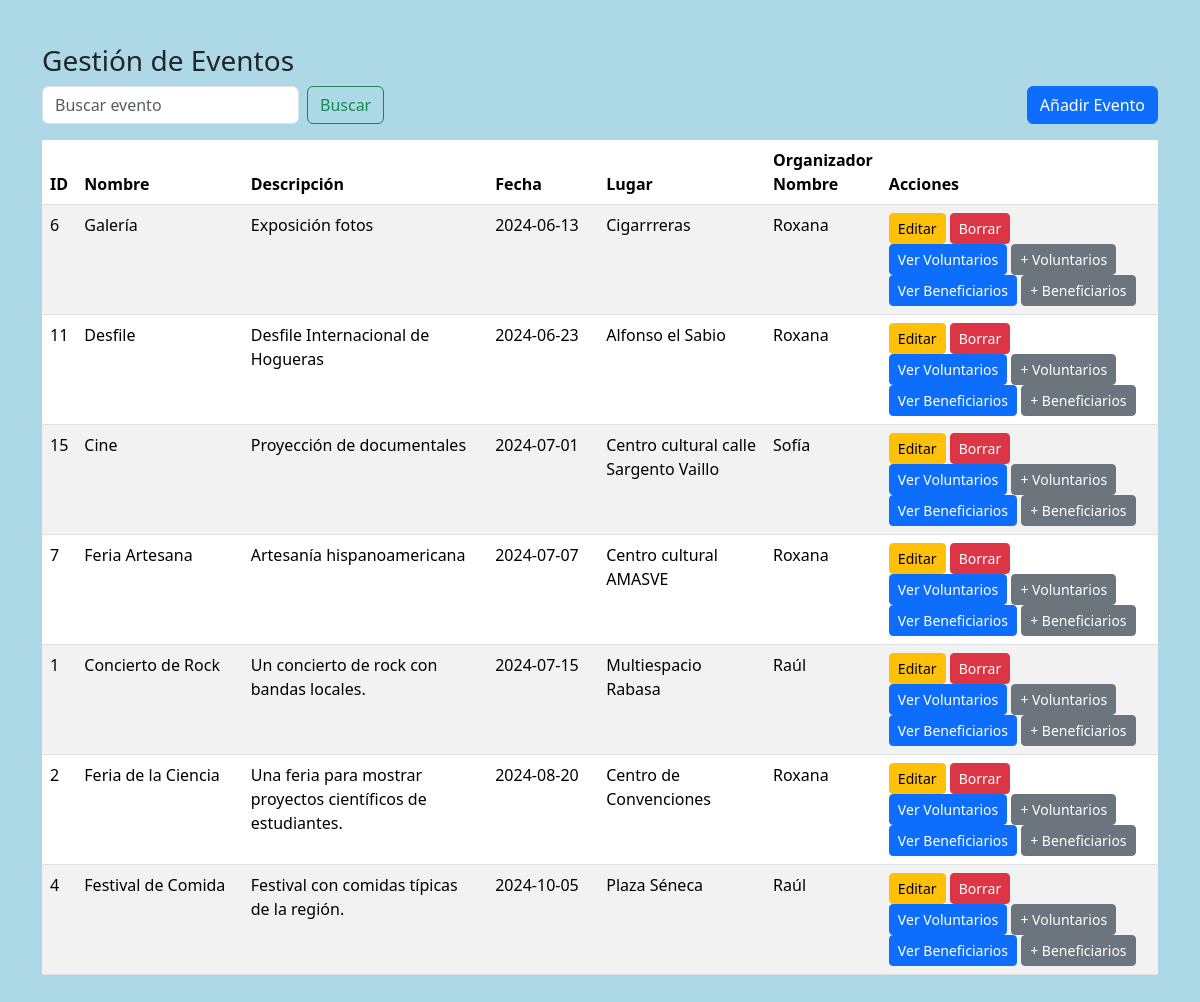
/paginas/eventos.php (signed in), run on the app's committed database.
### tables this page shows
CREATE TABLE `eventos` (
  `id` int(11) NOT NULL,
  `nombre` varchar(100) NOT NULL,
  `descripcion` text DEFAULT NULL,
  `fecha` date NOT NULL,
  `lugar` varchar(255) DEFAULT NULL,
  `organizador_id` int(11) DEFAULT NULL
);

CREATE TABLE `voluntarios` (
  `id` int(5) NOT NULL,
  `numero_identificacion` varchar(20) NOT NULL,
  `nombres` varchar(100) NOT NULL,
  `apellidos` varchar(100) NOT NULL,
  `telefono` varchar(9) NOT NULL,
  `email` varchar(100) NOT NULL,
  `localidad` varchar(100) NOT NULL
);

### paginas/eventos.php (the view, shortened to what this page needs)
<?php
include '../lib/conexion_db.php';
$search = '';
$query = "SELECT e.id, e.nombre, e.descripcion, e.fecha, e.lugar, v.nombres AS organizador_nombre
          FROM eventos e
          LEFT JOIN voluntarios v ON e.organizador_id = v.id
          WHERE e.nombre LIKE ? OR e.descripcion LIKE ?
          ORDER BY e.fecha";
$stmt = $conexion->prepare($query);
$searchTerm = '%' . $search . '%';
$stmt->bind_param('ss', $searchTerm, $searchTerm);
$stmt->execute();
$result = $stmt->get_result();
$eventos = $result->fetch_all(MYSQLI_ASSOC);
?>
<!DOCTYPE html>
<html lang="es">
<head>
    <link href="https://cdn.jsdelivr.net/npm/bootstrap@5.3.3/dist/css/bootstrap.min.css" rel="stylesheet">
    <link rel="stylesheet" href="../recursos/css/style.css">
</head>
<body>
    <div class="container mt-4">
        <div>
            <h3>Gestión de Eventos</h3>
            <div class="d-flex justify-content-between mb-3" id="searchFormContainer">
                <form class="d-flex" id="searchEventoForm" action="eventos.php" method="POST">
                    <input class="form-control me-2" type="search" placeholder="Buscar evento" aria-label="Search" name="search" value="<?php echo htmlspecialchars($search); ?>">
                    <button class="btn btn-outline-success" type="submit">Buscar</button>
                </form>
                <button class="btn btn-primary" onclick="loadContent('add_evento.php')">Añadir Evento</button>
            </div>
            <table class="table table-striped">
                <thead>
                    <tr>
                        <th style="width: 3%;">ID</th>
                        <th style="width: 15%;">Nombre</th>
                        <th style="width: 22%;">Descripción</th>
                        <th style="width: 10%;">Fecha</th>
                        <th style="width: 15%;">Lugar</th>
                        <th style="width: 10%;">Organizador Nombre</th>
                        <th style="width: 25%;">Acciones</th>
                    </tr>
                </thead>
                <tbody>
                    <?php foreach ($eventos as $evento) : ?>
                        <tr>
                            <td><?php echo htmlspecialchars($evento['id']); ?></td>
                            <td><?php echo htmlspecialchars($evento['nombre']); ?></td>
                            <td><?php echo htmlspecialchars($evento['descripcion']); ?></td>
                            <td><?php echo htmlspecialchars($evento['fecha']); ?></td>
                            <td><?php echo htmlspecialchars($evento['lugar']); ?></td>
                            <td><?php echo htmlspecialchars($evento['organizador_nombre']); ?></td>
                            <td>
                                <div>
                                    <button class="btn btn-warning btn-sm btn-action" onclick="loadContent('edit_evento.php?id=<?php echo $evento['id']; ?>')">Editar</button>
                                    <button class="btn btn-danger btn-sm btn-action" onclick="confirmDelete('delete_evento.php?id=<?php echo $evento['id']; ?>')">Borrar</button>
                                </div>
                                <div>
                                    <button class="btn btn-primary btn-sm btn-action" onclick="loadVoluntarios(<?php echo $evento['id']; ?>)">Ver Voluntarios</button>
                                    <button class="btn btn-secondary btn-sm btn-action" onclick="addVoluntarios(<?php echo $evento['id']; ?>)">+ Voluntarios</button>
                                </div>
                                <div>
                                    <button class="btn btn-primary btn-sm btn-action" onclick="loadBeneficiarios(<?php echo $evento['id']; ?>)">Ver Beneficiarios</button>
                                    <button class="btn btn-secondary btn-sm btn-action" onclick="addBeneficiarios(<?php echo $evento['id']; ?>)">+ Beneficiarios</button>
                                </div>
                            </td>
                        </tr>
                    <?php endforeach; ?>
                </tbody>
            </table>
        </div>
    </div>
</body>
</html>

### recursos/css/style.css (style rules this page uses)
body { background-color: lightblue; margin: 0; padding: 0; }
.container { padding-top: 20px; }

### data on the page
eventos: id "6", nombre "Galería", descripcion "Exposición fotos", fecha "2024-06-13", lugar "Cigarrreras", organizador.nombres "Roxana"
eventos: id "11", nombre "Desfile", descripcion "Desfile Internacional de Hogueras", fecha "2024-06-23", lugar "Alfonso el Sabio", organizador.nombres "Roxana"
eventos: id "15", nombre "Cine", descripcion "Proyección de documentales", fecha "2024-07-01", lugar "Centro cultural calle Sargento Vaillo", organizador.nombres "Sofía"
eventos: id "7", nombre "Feria Artesana", descripcion "Artesanía hispanoamericana", fecha "2024-07-07", lugar "Centro cultural AMASVE", organizador.nombres "Roxana"
eventos: id "1", nombre "Concierto de Rock", descripcion "Un concierto de rock con bandas locales.", fecha "2024-07-15", lugar "Multiespacio Rabasa", organizador.nombres "Raúl"
eventos: id "2", nombre "Feria de la Ciencia", descripcion "Una feria para mostrar proyectos científicos de estudiantes.", fecha "2024-08-20", lugar "Centro de Convenciones", organizador.nombres "Roxana"
eventos: id "4", nombre "Festival de Comida", descripcion "Festival con comidas típicas de la región.", fecha "2024-10-05", lugar "Plaza Séneca", organizador.nombres "Raúl"
